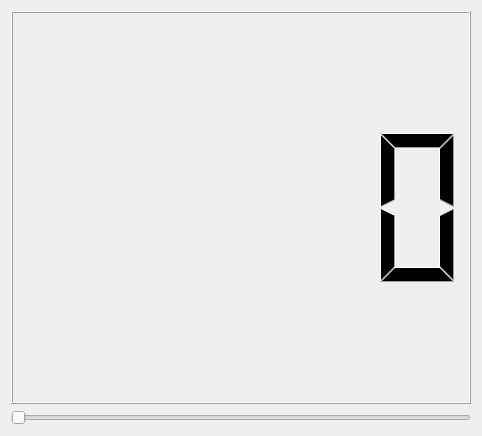
<?xml version="1.0" encoding="UTF-8"?>
<ui version="4.0">
 <class>test_form</class>
 <widget class="QWidget" name="test_form">
  <property name="geometry">
   <rect>
    <x>0</x>
    <y>0</y>
    <width>482</width>
    <height>436</height>
   </rect>
  </property>
  <property name="windowTitle">
   <string>Form</string>
  </property>
  <layout class="QVBoxLayout" name="verticalLayout">
   <item>
    <widget class="QLCDNumber" name="number"/>
   </item>
   <item>
    <widget class="QSlider" name="slider">
     <property name="orientation">
      <enum>Qt::Horizontal</enum>
     </property>
    </widget>
   </item>
  </layout>
 </widget>
 <tabstops>
  <tabstop>slider</tabstop>
 </tabstops>
 <resources/>
 <connections>
  <connection>
   <sender>slider</sender>
   <signal>sliderMoved(int)</signal>
   <receiver>number</receiver>
   <slot>display(int)</slot>
   <hints>
    <hint type="sourcelabel">
     <x>108</x>
     <y>406</y>
    </hint>
    <hint type="destinationlabel">
     <x>140</x>
     <y>209</y>
    </hint>
   </hints>
  </connection>
 </connections>
</ui>
